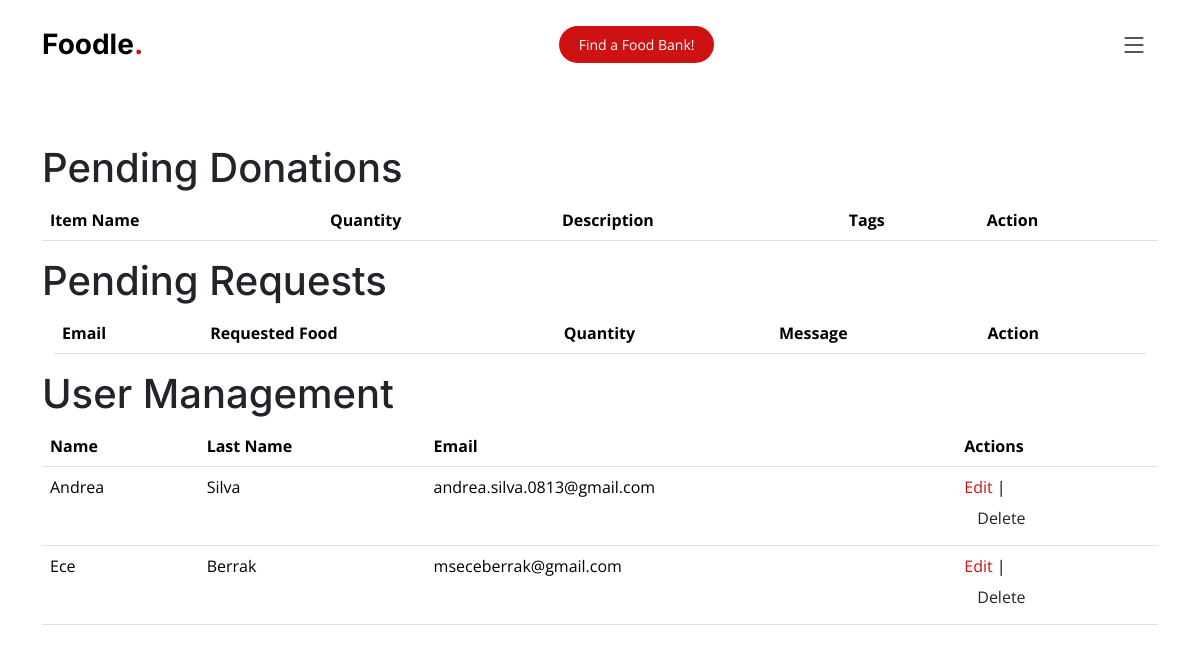
The app's page /admin (signed in), older data.
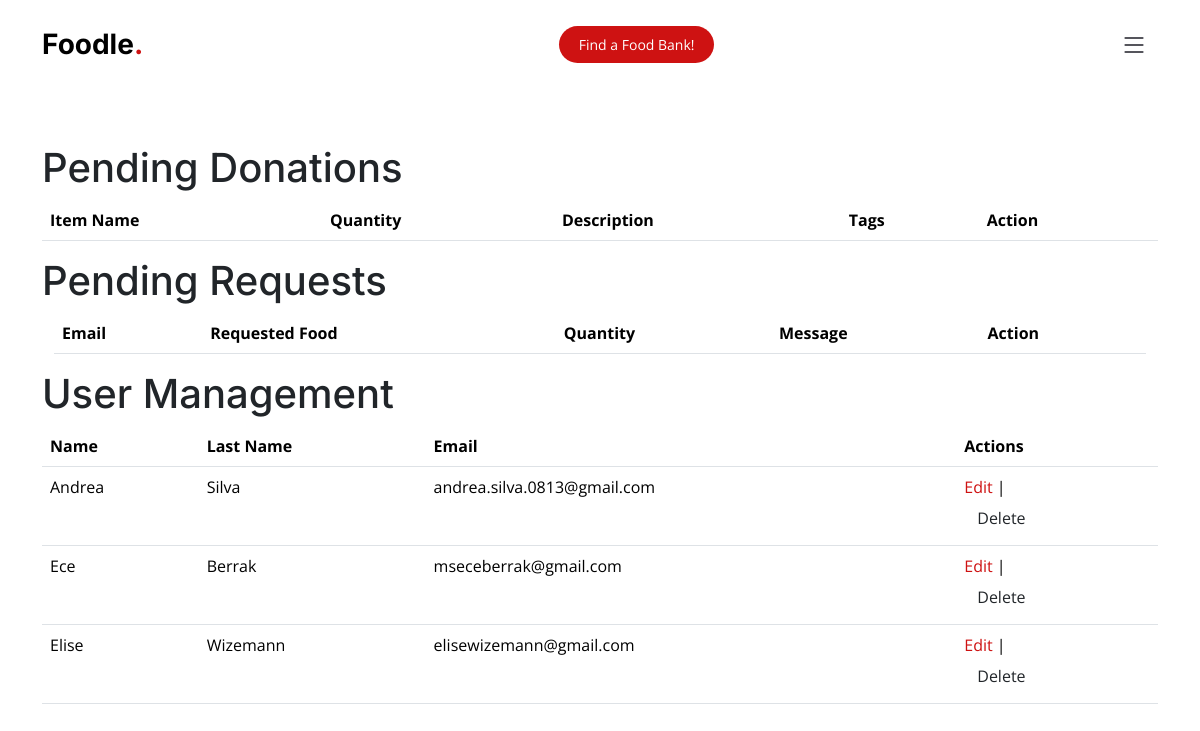
The same page, newer data.
### app.py (models this page shows, shortened)
class User(db.Model, UserMixin):
    id = db.Column(db.Integer, primary_key=True)
    name = db.Column(db.String(255))
    last_name = db.Column(db.String(255))
    email = db.Column(db.String(255), unique=True, nullable=False)
    password_hash = db.Column(db.String(255), nullable=False)
    email_verification_token = db.Column(db.String(255))
    is_verified = db.Column(db.Boolean, default=False)
    is_mfa_enabled = db.Column(db.Boolean, default=False)
    mfa_code = db.Column(db.String(255))
    phoneNumber = db.Column(db.String(255))
    userdonations = db.relationship('Donation', backref='donor', lazy=True)
    profile_picture = db.Column(db.LargeBinary)

### app.py (the view)
@app.route('/admin')
@login_required
def admin_dashboard():
    if current_user.email != 'mseceberrak@gmail.com':
        flash('You are not authorized to access this page.', 'danger')
        return redirect(url_for('index'))
    pending_donations = Donation.query.filter_by(status='pending').all()
    pending_requests = Request.query.filter_by(status='pending').all()
    users = User.query.all()
    return render_template('admin_dashboard.html', pending_donations=pending_donations, pending_requests=pending_requests, users=users)

### app.py (called while the page is built)
@login_manager.user_loader
def load_user(user_id):
    return User.query.get(int(user_id))

### templates/admin_dashboard.html (shortened to what this page needs)
{%extends "base.html"%}
{%block content%}
<br><br><br><br><br><br>
<div class="container">
<h1>Pending Donations</h1>
<table class="table">
    <thead>
        <tr>
            <th>Item Name</th>
            <th>Quantity</th>
            <th>Description</th>
            <th>Tags</th>
            <th>Action</th>
        </tr>
    </thead>
</table>
<h1>Pending Requests</h1>
<div class="container">
    <table class="table">
        <thead>
            <tr>
                <th>Email</th>
                <th>Requested Food</th>
                <th>Quantity</th>
                <th>Message</th>
                <th>Action</th>
            </tr>
        </thead>
    </table>
</div>
<h1>User Management</h1>
<table class="table">
    <thead>
        <tr class="table-row">
            <th>Name</th>
            <th>Last Name</th>
            <th>Email</th>
            <th>Actions</th>
        </tr>
    </thead>
    <tbody class="table-body">
        {% for user in users %}
        <tr>
            <td>{{ user.name }}</td>
            <td>{{ user.last_name }}</td>
            <td>{{ user.email }}</td>
            <td>
                <a href="{{ url_for('admin_edit_user', user_id=user.id) }}">Edit</a> |
                <form method="post" action="{{ url_for('admin_delete_user', user_id=user.id) }}" onsubmit="return confirm('Are you sure you want to delete this user?');">
                    <button type="submit" class="btn">Delete</button>
                </form>
            </td>
        </tr>
        {% endfor %}
    </tbody>
</table>
</div>
{%endblock%}

Row changes from the older to the newer data that the page shows:
added User: name "Elise", last_name "Wizemann", email "elisewizemann@gmail.com"
